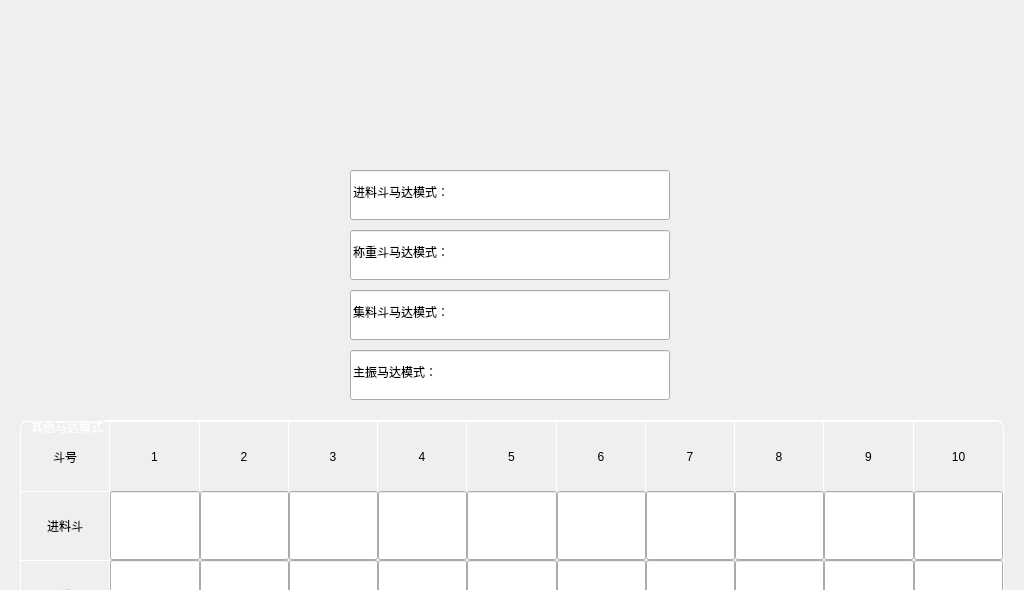
<?xml version="1.0" encoding="UTF-8"?>
<ui version="4.0">
 <class>FormMenuPSetMM</class>
 <widget class="QWidget" name="FormMenuPSetMM">
  <property name="geometry">
   <rect>
    <x>0</x>
    <y>0</y>
    <width>1024</width>
    <height>590</height>
   </rect>
  </property>
  <property name="windowTitle">
   <string>FormMenuPSetMM</string>
  </property>
  <widget class="QImageLineEdit" name="mm_main">
   <property name="geometry">
    <rect>
     <x>350</x>
     <y>350</y>
     <width>320</width>
     <height>50</height>
    </rect>
   </property>
   <property name="minimumSize">
    <size>
     <width>240</width>
     <height>40</height>
    </size>
   </property>
   <property name="whatsThis">
    <string>主振马达模式：?</string>
   </property>
   <property name="text">
    <string>主振马达模式：</string>
   </property>
  </widget>
  <widget class="QGroupBox" name="groupBox">
   <property name="geometry">
    <rect>
     <x>20</x>
     <y>420</y>
     <width>984</width>
     <height>420</height>
    </rect>
   </property>
   <property name="styleSheet">
    <string notr="true">QGroupBox {
color: white;
border: 1px solid white;
border-top-left-radius:8px;
border-top-right-radius:8px;
margin-top: 0.5em;
padding-top: 0.6em;
}
QGroupBox::title {
subcontrol-origin: margin;
left: 9px;
}</string>
   </property>
   <property name="title">
    <string>其他马达模式</string>
   </property>
   <layout class="QVBoxLayout" name="verticalLayout">
    <property name="spacing">
     <number>0</number>
    </property>
    <property name="leftMargin">
     <number>0</number>
    </property>
    <property name="topMargin">
     <number>0</number>
    </property>
    <property name="rightMargin">
     <number>0</number>
    </property>
    <property name="bottomMargin">
     <number>0</number>
    </property>
    <item>
     <widget class="QWidget" name="widget" native="true">
      <property name="styleSheet">
       <string notr="true">QLabel {
border-top: 1px solid white;
border-right: 1px solid white;
}</string>
      </property>
      <layout class="QGridLayout" name="gridLayout">
       <property name="leftMargin">
        <number>0</number>
       </property>
       <property name="topMargin">
        <number>0</number>
       </property>
       <property name="rightMargin">
        <number>0</number>
       </property>
       <property name="bottomMargin">
        <number>0</number>
       </property>
       <property name="spacing">
        <number>0</number>
       </property>
       <item row="5" column="0">
        <widget class="QLabel" name="lab_7">
         <property name="text">
          <string>称重斗</string>
         </property>
         <property name="alignment">
          <set>Qt::AlignCenter</set>
         </property>
         <property name="margin">
          <number>3</number>
         </property>
        </widget>
       </item>
       <item row="2" column="1">
        <widget class="QLineEdit" name="mm_2_1">
         <property name="sizePolicy">
          <sizepolicy hsizetype="Ignored" vsizetype="Preferred">
           <horstretch>0</horstretch>
           <verstretch>0</verstretch>
          </sizepolicy>
         </property>
         <property name="alignment">
          <set>Qt::AlignCenter</set>
         </property>
        </widget>
       </item>
       <item row="2" column="3">
        <widget class="QLineEdit" name="mm_2_3">
         <property name="sizePolicy">
          <sizepolicy hsizetype="Ignored" vsizetype="Preferred">
           <horstretch>0</horstretch>
           <verstretch>0</verstretch>
          </sizepolicy>
         </property>
         <property name="alignment">
          <set>Qt::AlignCenter</set>
         </property>
        </widget>
       </item>
       <item row="5" column="3">
        <widget class="QLineEdit" name="mm_2_13">
         <property name="sizePolicy">
          <sizepolicy hsizetype="Ignored" vsizetype="Preferred">
           <horstretch>0</horstretch>
           <verstretch>0</verstretch>
          </sizepolicy>
         </property>
         <property name="alignment">
          <set>Qt::AlignCenter</set>
         </property>
        </widget>
       </item>
       <item row="4" column="5">
        <widget class="QLineEdit" name="mm_1_15">
         <property name="sizePolicy">
          <sizepolicy hsizetype="Ignored" vsizetype="Preferred">
           <horstretch>0</horstretch>
           <verstretch>0</verstretch>
          </sizepolicy>
         </property>
         <property name="alignment">
          <set>Qt::AlignCenter</set>
         </property>
        </widget>
       </item>
       <item row="4" column="3">
        <widget class="QLineEdit" name="mm_1_13">
         <property name="sizePolicy">
          <sizepolicy hsizetype="Ignored" vsizetype="Preferred">
           <horstretch>0</horstretch>
           <verstretch>0</verstretch>
          </sizepolicy>
         </property>
         <property name="alignment">
          <set>Qt::AlignCenter</set>
         </property>
        </widget>
       </item>
       <item row="2" column="9">
        <widget class="QLineEdit" name="mm_2_9">
         <property name="sizePolicy">
          <sizepolicy hsizetype="Ignored" vsizetype="Preferred">
           <horstretch>0</horstretch>
           <verstretch>0</verstretch>
          </sizepolicy>
         </property>
         <property name="alignment">
          <set>Qt::AlignCenter</set>
         </property>
        </widget>
       </item>
       <item row="0" column="9">
        <widget class="QLabel" name="dn_9">
         <property name="text">
          <string>9</string>
         </property>
         <property name="alignment">
          <set>Qt::AlignCenter</set>
         </property>
        </widget>
       </item>
       <item row="2" column="0">
        <widget class="QLabel" name="lab_3">
         <property name="text">
          <string>称重斗</string>
         </property>
         <property name="alignment">
          <set>Qt::AlignCenter</set>
         </property>
         <property name="margin">
          <number>3</number>
         </property>
        </widget>
       </item>
       <item row="1" column="7">
        <widget class="QLineEdit" name="mm_1_7">
         <property name="sizePolicy">
          <sizepolicy hsizetype="Ignored" vsizetype="Preferred">
           <horstretch>0</horstretch>
           <verstretch>0</verstretch>
          </sizepolicy>
         </property>
         <property name="alignment">
          <set>Qt::AlignCenter</set>
         </property>
        </widget>
       </item>
       <item row="1" column="6">
        <widget class="QLineEdit" name="mm_1_6">
         <property name="sizePolicy">
          <sizepolicy hsizetype="Ignored" vsizetype="Preferred">
           <horstretch>0</horstretch>
           <verstretch>0</verstretch>
          </sizepolicy>
         </property>
         <property name="alignment">
          <set>Qt::AlignCenter</set>
         </property>
        </widget>
       </item>
       <item row="3" column="5">
        <widget class="QLabel" name="dn_15">
         <property name="text">
          <string>15</string>
         </property>
         <property name="alignment">
          <set>Qt::AlignCenter</set>
         </property>
        </widget>
       </item>
       <item row="5" column="5">
        <widget class="QLineEdit" name="mm_2_15">
         <property name="sizePolicy">
          <sizepolicy hsizetype="Ignored" vsizetype="Preferred">
           <horstretch>0</horstretch>
           <verstretch>0</verstretch>
          </sizepolicy>
         </property>
         <property name="alignment">
          <set>Qt::AlignCenter</set>
         </property>
        </widget>
       </item>
       <item row="1" column="3">
        <widget class="QLineEdit" name="mm_1_3">
         <property name="sizePolicy">
          <sizepolicy hsizetype="Ignored" vsizetype="Preferred">
           <horstretch>0</horstretch>
           <verstretch>0</verstretch>
          </sizepolicy>
         </property>
         <property name="alignment">
          <set>Qt::AlignCenter</set>
         </property>
        </widget>
       </item>
       <item row="0" column="3">
        <widget class="QLabel" name="dn_3">
         <property name="text">
          <string>3</string>
         </property>
         <property name="alignment">
          <set>Qt::AlignCenter</set>
         </property>
        </widget>
       </item>
       <item row="3" column="8">
        <widget class="QLabel" name="dn_18">
         <property name="text">
          <string>18</string>
         </property>
         <property name="alignment">
          <set>Qt::AlignCenter</set>
         </property>
        </widget>
       </item>
       <item row="1" column="1">
        <widget class="QLineEdit" name="mm_1_1">
         <property name="sizePolicy">
          <sizepolicy hsizetype="Ignored" vsizetype="Preferred">
           <horstretch>0</horstretch>
           <verstretch>0</verstretch>
          </sizepolicy>
         </property>
         <property name="alignment">
          <set>Qt::AlignCenter</set>
         </property>
        </widget>
       </item>
       <item row="1" column="10">
        <widget class="QLineEdit" name="mm_1_10">
         <property name="sizePolicy">
          <sizepolicy hsizetype="Ignored" vsizetype="Preferred">
           <horstretch>0</horstretch>
           <verstretch>0</verstretch>
          </sizepolicy>
         </property>
         <property name="alignment">
          <set>Qt::AlignCenter</set>
         </property>
        </widget>
       </item>
       <item row="2" column="6">
        <widget class="QLineEdit" name="mm_2_6">
         <property name="sizePolicy">
          <sizepolicy hsizetype="Ignored" vsizetype="Preferred">
           <horstretch>0</horstretch>
           <verstretch>0</verstretch>
          </sizepolicy>
         </property>
         <property name="alignment">
          <set>Qt::AlignCenter</set>
         </property>
        </widget>
       </item>
       <item row="0" column="8">
        <widget class="QLabel" name="dn_8">
         <property name="text">
          <string>8</string>
         </property>
         <property name="alignment">
          <set>Qt::AlignCenter</set>
         </property>
        </widget>
       </item>
       <item row="3" column="1">
        <widget class="QLabel" name="dn_11">
         <property name="text">
          <string>11</string>
         </property>
         <property name="alignment">
          <set>Qt::AlignCenter</set>
         </property>
        </widget>
       </item>
       <item row="3" column="10">
        <widget class="QLabel" name="dn_20">
         <property name="styleSheet">
          <string notr="true">border-right: 0px;</string>
         </property>
         <property name="text">
          <string>20</string>
         </property>
         <property name="alignment">
          <set>Qt::AlignCenter</set>
         </property>
        </widget>
       </item>
       <item row="5" column="6">
        <widget class="QLineEdit" name="mm_2_16">
         <property name="sizePolicy">
          <sizepolicy hsizetype="Ignored" vsizetype="Preferred">
           <horstretch>0</horstretch>
           <verstretch>0</verstretch>
          </sizepolicy>
         </property>
         <property name="alignment">
          <set>Qt::AlignCenter</set>
         </property>
        </widget>
       </item>
       <item row="5" column="2">
        <widget class="QLineEdit" name="mm_2_12">
         <property name="sizePolicy">
          <sizepolicy hsizetype="Ignored" vsizetype="Preferred">
           <horstretch>0</horstretch>
           <verstretch>0</verstretch>
          </sizepolicy>
         </property>
         <property name="alignment">
          <set>Qt::AlignCenter</set>
         </property>
        </widget>
       </item>
       <item row="3" column="6">
        <widget class="QLabel" name="dn_16">
         <property name="text">
          <string>16</string>
         </property>
         <property name="alignment">
          <set>Qt::AlignCenter</set>
         </property>
        </widget>
       </item>
       <item row="1" column="5">
        <widget class="QLineEdit" name="mm_1_5">
         <property name="sizePolicy">
          <sizepolicy hsizetype="Ignored" vsizetype="Preferred">
           <horstretch>0</horstretch>
           <verstretch>0</verstretch>
          </sizepolicy>
         </property>
         <property name="alignment">
          <set>Qt::AlignCenter</set>
         </property>
        </widget>
       </item>
       <item row="5" column="9">
        <widget class="QLineEdit" name="mm_2_19">
         <property name="sizePolicy">
          <sizepolicy hsizetype="Ignored" vsizetype="Preferred">
           <horstretch>0</horstretch>
           <verstretch>0</verstretch>
          </sizepolicy>
         </property>
         <property name="alignment">
          <set>Qt::AlignCenter</set>
         </property>
        </widget>
       </item>
       <item row="3" column="2">
        <widget class="QLabel" name="dn_12">
         <property name="text">
          <string>12</string>
         </property>
         <property name="alignment">
          <set>Qt::AlignCenter</set>
         </property>
        </widget>
       </item>
       <item row="3" column="9">
        <widget class="QLabel" name="dn_19">
         <property name="text">
          <string>19</string>
         </property>
         <property name="alignment">
          <set>Qt::AlignCenter</set>
         </property>
        </widget>
       </item>
       <item row="4" column="9">
        <widget class="QLineEdit" name="mm_1_19">
         <property name="sizePolicy">
          <sizepolicy hsizetype="Ignored" vsizetype="Preferred">
           <horstretch>0</horstretch>
           <verstretch>0</verstretch>
          </sizepolicy>
         </property>
         <property name="alignment">
          <set>Qt::AlignCenter</set>
         </property>
        </widget>
       </item>
       <item row="0" column="0">
        <widget class="QLabel" name="lab_1">
         <property name="text">
          <string>斗号</string>
         </property>
         <property name="alignment">
          <set>Qt::AlignCenter</set>
         </property>
         <property name="margin">
          <number>3</number>
         </property>
        </widget>
       </item>
       <item row="5" column="7">
        <widget class="QLineEdit" name="mm_2_17">
         <property name="sizePolicy">
          <sizepolicy hsizetype="Ignored" vsizetype="Preferred">
           <horstretch>0</horstretch>
           <verstretch>0</verstretch>
          </sizepolicy>
         </property>
         <property name="alignment">
          <set>Qt::AlignCenter</set>
         </property>
        </widget>
       </item>
       <item row="1" column="0">
        <widget class="QLabel" name="lab_2">
         <property name="text">
          <string>进料斗</string>
         </property>
         <property name="alignment">
          <set>Qt::AlignCenter</set>
         </property>
         <property name="margin">
          <number>3</number>
         </property>
        </widget>
       </item>
       <item row="4" column="7">
        <widget class="QLineEdit" name="mm_1_17">
         <property name="sizePolicy">
          <sizepolicy hsizetype="Ignored" vsizetype="Preferred">
           <horstretch>0</horstretch>
           <verstretch>0</verstretch>
          </sizepolicy>
         </property>
         <property name="alignment">
          <set>Qt::AlignCenter</set>
         </property>
        </widget>
       </item>
       <item row="1" column="8">
        <widget class="QLineEdit" name="mm_1_8">
         <property name="sizePolicy">
          <sizepolicy hsizetype="Ignored" vsizetype="Preferred">
           <horstretch>0</horstretch>
           <verstretch>0</verstretch>
          </sizepolicy>
         </property>
         <property name="alignment">
          <set>Qt::AlignCenter</set>
         </property>
        </widget>
       </item>
       <item row="1" column="4">
        <widget class="QLineEdit" name="mm_1_4">
         <property name="sizePolicy">
          <sizepolicy hsizetype="Ignored" vsizetype="Preferred">
           <horstretch>0</horstretch>
           <verstretch>0</verstretch>
          </sizepolicy>
         </property>
         <property name="alignment">
          <set>Qt::AlignCenter</set>
         </property>
        </widget>
       </item>
       <item row="0" column="2">
        <widget class="QLabel" name="dn_2">
         <property name="text">
          <string>2</string>
         </property>
         <property name="alignment">
          <set>Qt::AlignCenter</set>
         </property>
        </widget>
       </item>
       <item row="4" column="2">
        <widget class="QLineEdit" name="mm_1_12">
         <property name="sizePolicy">
          <sizepolicy hsizetype="Ignored" vsizetype="Preferred">
           <horstretch>0</horstretch>
           <verstretch>0</verstretch>
          </sizepolicy>
         </property>
         <property name="alignment">
          <set>Qt::AlignCenter</set>
         </property>
        </widget>
       </item>
       <item row="2" column="8">
        <widget class="QLineEdit" name="mm_2_8">
         <property name="sizePolicy">
          <sizepolicy hsizetype="Ignored" vsizetype="Preferred">
           <horstretch>0</horstretch>
           <verstretch>0</verstretch>
          </sizepolicy>
         </property>
         <property name="alignment">
          <set>Qt::AlignCenter</set>
         </property>
        </widget>
       </item>
       <item row="2" column="2">
        <widget class="QLineEdit" name="mm_2_2">
         <property name="sizePolicy">
          <sizepolicy hsizetype="Ignored" vsizetype="Preferred">
           <horstretch>0</horstretch>
           <verstretch>0</verstretch>
          </sizepolicy>
         </property>
         <property name="alignment">
          <set>Qt::AlignCenter</set>
         </property>
        </widget>
       </item>
       <item row="1" column="2">
        <widget class="QLineEdit" name="mm_1_2">
         <property name="sizePolicy">
          <sizepolicy hsizetype="Ignored" vsizetype="Preferred">
           <horstretch>0</horstretch>
           <verstretch>0</verstretch>
          </sizepolicy>
         </property>
         <property name="alignment">
          <set>Qt::AlignCenter</set>
         </property>
        </widget>
       </item>
       <item row="2" column="4">
        <widget class="QLineEdit" name="mm_2_4">
         <property name="sizePolicy">
          <sizepolicy hsizetype="Ignored" vsizetype="Preferred">
           <horstretch>0</horstretch>
           <verstretch>0</verstretch>
          </sizepolicy>
         </property>
         <property name="alignment">
          <set>Qt::AlignCenter</set>
         </property>
        </widget>
       </item>
       <item row="4" column="6">
        <widget class="QLineEdit" name="mm_1_16">
         <property name="sizePolicy">
          <sizepolicy hsizetype="Ignored" vsizetype="Preferred">
           <horstretch>0</horstretch>
           <verstretch>0</verstretch>
          </sizepolicy>
         </property>
         <property name="alignment">
          <set>Qt::AlignCenter</set>
         </property>
        </widget>
       </item>
       <item row="0" column="5">
        <widget class="QLabel" name="dn_5">
         <property name="text">
          <string>5</string>
         </property>
         <property name="alignment">
          <set>Qt::AlignCenter</set>
         </property>
        </widget>
       </item>
       <item row="4" column="4">
        <widget class="QLineEdit" name="mm_1_14">
         <property name="sizePolicy">
          <sizepolicy hsizetype="Ignored" vsizetype="Preferred">
           <horstretch>0</horstretch>
           <verstretch>0</verstretch>
          </sizepolicy>
         </property>
         <property name="alignment">
          <set>Qt::AlignCenter</set>
         </property>
        </widget>
       </item>
       <item row="4" column="10">
        <widget class="QLineEdit" name="mm_1_20">
         <property name="sizePolicy">
          <sizepolicy hsizetype="Ignored" vsizetype="Preferred">
           <horstretch>0</horstretch>
           <verstretch>0</verstretch>
          </sizepolicy>
         </property>
         <property name="alignment">
          <set>Qt::AlignCenter</set>
         </property>
        </widget>
       </item>
       <item row="2" column="10">
        <widget class="QLineEdit" name="mm_2_10">
         <property name="sizePolicy">
          <sizepolicy hsizetype="Ignored" vsizetype="Preferred">
           <horstretch>0</horstretch>
           <verstretch>0</verstretch>
          </sizepolicy>
         </property>
         <property name="alignment">
          <set>Qt::AlignCenter</set>
         </property>
        </widget>
       </item>
       <item row="3" column="7">
        <widget class="QLabel" name="dn_17">
         <property name="text">
          <string>17</string>
         </property>
         <property name="alignment">
          <set>Qt::AlignCenter</set>
         </property>
        </widget>
       </item>
       <item row="4" column="1">
        <widget class="QLineEdit" name="mm_1_11">
         <property name="sizePolicy">
          <sizepolicy hsizetype="Ignored" vsizetype="Preferred">
           <horstretch>0</horstretch>
           <verstretch>0</verstretch>
          </sizepolicy>
         </property>
         <property name="alignment">
          <set>Qt::AlignCenter</set>
         </property>
        </widget>
       </item>
       <item row="3" column="4">
        <widget class="QLabel" name="dn_14">
         <property name="text">
          <string>14</string>
         </property>
         <property name="alignment">
          <set>Qt::AlignCenter</set>
         </property>
        </widget>
       </item>
       <item row="3" column="3">
        <widget class="QLabel" name="dn_13">
         <property name="text">
          <string>13</string>
         </property>
         <property name="alignment">
          <set>Qt::AlignCenter</set>
         </property>
        </widget>
       </item>
       <item row="4" column="0">
        <widget class="QLabel" name="lab_6">
         <property name="text">
          <string>进料斗</string>
         </property>
         <property name="alignment">
          <set>Qt::AlignCenter</set>
         </property>
         <property name="margin">
          <number>3</number>
         </property>
        </widget>
       </item>
       <item row="1" column="9">
        <widget class="QLineEdit" name="mm_1_9">
         <property name="sizePolicy">
          <sizepolicy hsizetype="Ignored" vsizetype="Preferred">
           <horstretch>0</horstretch>
           <verstretch>0</verstretch>
          </sizepolicy>
         </property>
         <property name="alignment">
          <set>Qt::AlignCenter</set>
         </property>
        </widget>
       </item>
       <item row="2" column="5">
        <widget class="QLineEdit" name="mm_2_5">
         <property name="sizePolicy">
          <sizepolicy hsizetype="Ignored" vsizetype="Preferred">
           <horstretch>0</horstretch>
           <verstretch>0</verstretch>
          </sizepolicy>
         </property>
         <property name="alignment">
          <set>Qt::AlignCenter</set>
         </property>
        </widget>
       </item>
       <item row="3" column="0">
        <widget class="QLabel" name="lab_5">
         <property name="text">
          <string>斗号</string>
         </property>
         <property name="alignment">
          <set>Qt::AlignCenter</set>
         </property>
         <property name="margin">
          <number>3</number>
         </property>
        </widget>
       </item>
       <item row="0" column="1">
        <widget class="QLabel" name="dn_1">
         <property name="text">
          <string>1</string>
         </property>
         <property name="alignment">
          <set>Qt::AlignCenter</set>
         </property>
        </widget>
       </item>
       <item row="5" column="4">
        <widget class="QLineEdit" name="mm_2_14">
         <property name="sizePolicy">
          <sizepolicy hsizetype="Ignored" vsizetype="Preferred">
           <horstretch>0</horstretch>
           <verstretch>0</verstretch>
          </sizepolicy>
         </property>
         <property name="alignment">
          <set>Qt::AlignCenter</set>
         </property>
        </widget>
       </item>
       <item row="5" column="1">
        <widget class="QLineEdit" name="mm_2_11">
         <property name="sizePolicy">
          <sizepolicy hsizetype="Ignored" vsizetype="Preferred">
           <horstretch>0</horstretch>
           <verstretch>0</verstretch>
          </sizepolicy>
         </property>
         <property name="alignment">
          <set>Qt::AlignCenter</set>
         </property>
        </widget>
       </item>
       <item row="2" column="7">
        <widget class="QLineEdit" name="mm_2_7">
         <property name="sizePolicy">
          <sizepolicy hsizetype="Ignored" vsizetype="Preferred">
           <horstretch>0</horstretch>
           <verstretch>0</verstretch>
          </sizepolicy>
         </property>
         <property name="alignment">
          <set>Qt::AlignCenter</set>
         </property>
        </widget>
       </item>
       <item row="0" column="7">
        <widget class="QLabel" name="dn_7">
         <property name="text">
          <string>7</string>
         </property>
         <property name="alignment">
          <set>Qt::AlignCenter</set>
         </property>
        </widget>
       </item>
       <item row="5" column="8">
        <widget class="QLineEdit" name="mm_2_18">
         <property name="sizePolicy">
          <sizepolicy hsizetype="Ignored" vsizetype="Preferred">
           <horstretch>0</horstretch>
           <verstretch>0</verstretch>
          </sizepolicy>
         </property>
         <property name="alignment">
          <set>Qt::AlignCenter</set>
         </property>
        </widget>
       </item>
       <item row="0" column="6">
        <widget class="QLabel" name="dn_6">
         <property name="text">
          <string>6</string>
         </property>
         <property name="alignment">
          <set>Qt::AlignCenter</set>
         </property>
        </widget>
       </item>
       <item row="4" column="8">
        <widget class="QLineEdit" name="mm_1_18">
         <property name="sizePolicy">
          <sizepolicy hsizetype="Ignored" vsizetype="Preferred">
           <horstretch>0</horstretch>
           <verstretch>0</verstretch>
          </sizepolicy>
         </property>
         <property name="alignment">
          <set>Qt::AlignCenter</set>
         </property>
        </widget>
       </item>
       <item row="5" column="10">
        <widget class="QLineEdit" name="mm_2_20">
         <property name="sizePolicy">
          <sizepolicy hsizetype="Ignored" vsizetype="Preferred">
           <horstretch>0</horstretch>
           <verstretch>0</verstretch>
          </sizepolicy>
         </property>
         <property name="alignment">
          <set>Qt::AlignCenter</set>
         </property>
        </widget>
       </item>
       <item row="0" column="4">
        <widget class="QLabel" name="dn_4">
         <property name="text">
          <string>4</string>
         </property>
         <property name="alignment">
          <set>Qt::AlignCenter</set>
         </property>
        </widget>
       </item>
       <item row="0" column="10">
        <widget class="QLabel" name="dn_10">
         <property name="styleSheet">
          <string notr="true">border-right: 0px;</string>
         </property>
         <property name="text">
          <string>10</string>
         </property>
         <property name="alignment">
          <set>Qt::AlignCenter</set>
         </property>
        </widget>
       </item>
      </layout>
     </widget>
    </item>
   </layout>
  </widget>
  <widget class="QImageLineEdit" name="mm_1">
   <property name="geometry">
    <rect>
     <x>350</x>
     <y>170</y>
     <width>320</width>
     <height>50</height>
    </rect>
   </property>
   <property name="minimumSize">
    <size>
     <width>240</width>
     <height>40</height>
    </size>
   </property>
   <property name="whatsThis">
    <string>进料斗马达模式：?</string>
   </property>
   <property name="text">
    <string>进料斗马达模式：</string>
   </property>
  </widget>
  <widget class="QImageLineEdit" name="mm_2">
   <property name="geometry">
    <rect>
     <x>350</x>
     <y>230</y>
     <width>320</width>
     <height>50</height>
    </rect>
   </property>
   <property name="minimumSize">
    <size>
     <width>240</width>
     <height>40</height>
    </size>
   </property>
   <property name="whatsThis">
    <string>称重斗马达模式：?</string>
   </property>
   <property name="text">
    <string>称重斗马达模式：</string>
   </property>
  </widget>
  <widget class="QImageLineEdit" name="mm_3">
   <property name="geometry">
    <rect>
     <x>350</x>
     <y>290</y>
     <width>320</width>
     <height>50</height>
    </rect>
   </property>
   <property name="minimumSize">
    <size>
     <width>240</width>
     <height>40</height>
    </size>
   </property>
   <property name="whatsThis">
    <string>集料斗马达模式：?</string>
   </property>
   <property name="text">
    <string>集料斗马达模式：</string>
   </property>
  </widget>
 </widget>
 <customwidgets>
  <customwidget>
   <class>QImageLineEdit</class>
   <extends>QLineEdit</extends>
   <header>MWidget.h</header>
  </customwidget>
 </customwidgets>
 <resources/>
 <connections/>
</ui>
